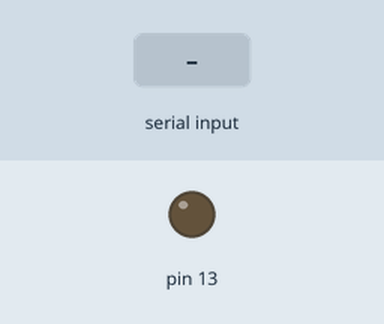
The sketch below on a simulated Arduino Uno, built with avr-gcc and run on an emulated ATmega328P. Shown: output pins drawn as LEDs (lit = HIGH). Inputs (shaded band) come from the test bench.

Above: at 1.2 s.
1.3 s: "." received over Serial
At 1.47 s:
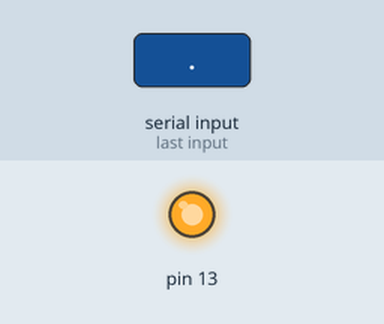
Timing chart, 0 to 4.3 s (numbered marks = the images above; inputs shaded):
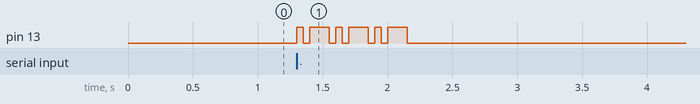

Measured:
- after the input at 1.3 s, pin 13: LOW → HIGH at once, then repeats every 0.30 s: LOW 0.05 s, HIGH 0.15 s, LOW 0.05 s, HIGH 0.05 s, until it stays LOW from 2.2 s

The sketch:

MORSETx.ino
```cpp
//TRANSMITTER
//CONNECT LASER to spin 13
const char* MorseTable[] = {
        NULL, NULL, NULL, NULL, NULL, NULL, NULL, NULL,
        NULL, NULL, NULL, NULL, NULL, NULL, NULL, NULL,
        NULL, NULL, NULL, NULL, NULL, NULL, NULL, NULL,
        NULL, NULL, NULL, NULL, NULL, NULL, NULL, NULL,
        // space, !, ", #, $, %, &, '
        NULL, "-.-.--", ".-..-.", NULL, NULL, NULL, NULL, ".----.",
        // ( ) * + , - . /
        "-.--.", "-.--.-", NULL, ".-.-.", "--..--", "-....-", ".-.-.-", "-..-.",
        // 0 1 2 3 4 5 6 7
        "-----", ".----", "..---", "...--", "....-", ".....", "-....", "--...",
        // 8 9 : ; < = > ?
        "---..", "----.", "---...", "-.-.-.", NULL, "-...-", NULL, "..--..",
        // @ A B C D E F G
        ".--.-.", ".-", "-...", "-.-.", "-..", ".", "..-.", "--.",
        // H I J K L M N O
        "....", "..", ".---", "-.-", ".-..", "--", "-.", "---",
        // P Q R S T U V W
        ".--.", "--.-", ".-.", "...", "-", "..-", "...-", ".--",
        // X Y Z [ \ ] ^ _
        "-..-", "-.--", "--..", NULL, NULL, NULL, NULL, "..--.-",
        // ' a b c d e f g
        NULL, ".-", "-...", "-.-.", "-..", ".", "..-.", "--.",
        // h i j k l m n o
        "....", "..", ".---", "-.-", ".-..", "--", "-.", "---",
        // p q r s t u v w
        ".--.", "--.-", ".-.", "...", "-", "..-", "...-", ".--",
        // x y z { | } ~ DEL
        "-..-", "-.--", "--..", NULL, NULL, NULL, NULL, NULL,
        };

int dotLength = 50;
int dashLength = dotLength*3;

void setup() {
  // put your setup code here, to run once:
  pinMode(13, OUTPUT);
  Serial.begin(9600);
}

void loop() {
  char ch;
  if(Serial.available()){
    ch = Serial.read();
    flashDashDot(MorseTable[ch]);
    delay(dotLength*2);
  }
}

void flashDashDot(const char * morseCode)
{
  int i = 0;
  while(morseCode[i] != 0)
  {
    if(morseCode[i] == '.'){
      dot();
    } else if (morseCode[i] == '-'){
      dash();
    }
    i++;
  }
}

void dot()
{
  digitalWrite(13, HIGH);
  delay(dotLength);
  digitalWrite(13, LOW);
  delay(dotLength);
}

void dash()
{
  digitalWrite(13, HIGH);
  delay(dashLength);
  digitalWrite(13, LOW);
  delay(dotLength);
}
```
